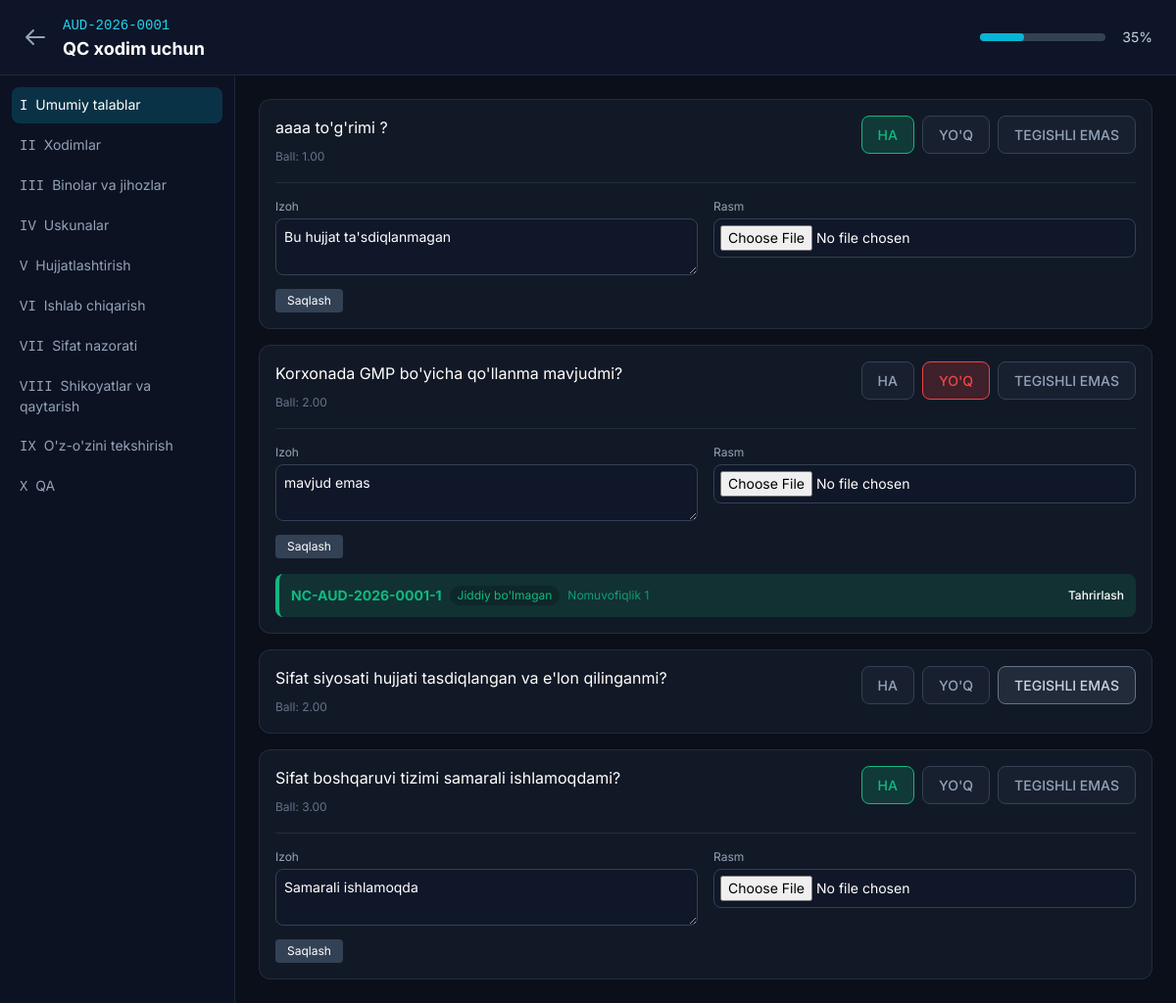
Screenshot of /auditor/conduct_audit.php?id=42 (signed in) with the database file from the repository.
### tables this page shows
CREATE TABLE `audits` (
  `id` int NOT NULL AUTO_INCREMENT,
  `audit_code` varchar(50) NOT NULL,
  `site_id` int NOT NULL,
  `title` varchar(200) NOT NULL,
  `start_date` date NOT NULL,
  `end_date` date DEFAULT NULL,
  `completed_at` timestamp NULL DEFAULT NULL,
  `status` enum('draft','in_progress','completed','cancelled') DEFAULT 'draft',
  `total_score` decimal(10,2) DEFAULT '0.00',
  `max_score` decimal(10,2) DEFAULT '0.00',
  `progress_percent` decimal(5,2) DEFAULT '0.00',
  `percentage_score` decimal(5,2) DEFAULT '0.00',
  `created_by` int NOT NULL,
  `created_at` timestamp NULL DEFAULT CURRENT_TIMESTAMP,
  `updated_at` timestamp NULL DEFAULT CURRENT_TIMESTAMP ON UPDATE CURRENT_TIMESTAMP,
  PRIMARY KEY (`id`),
  UNIQUE KEY `audit_code` (`audit_code`),
  KEY `site_id` (`site_id`),
  KEY `created_by` (`created_by`),
  CONSTRAINT `audits_ibfk_1` FOREIGN KEY (`site_id`) REFERENCES `sites` (`id`) ON DELETE CASCADE,
  CONSTRAINT `audits_ibfk_2` FOREIGN KEY (`created_by`) REFERENCES `users` (`id`)
);

CREATE TABLE `gmp_sections` (
  `id` int NOT NULL AUTO_INCREMENT,
  `section_number` varchar(10) NOT NULL,
  `section_name` varchar(200) NOT NULL,
  `description` text,
  `sort_order` int DEFAULT '0',
  PRIMARY KEY (`id`)
);

CREATE TABLE `audit_answers` (
  `id` int NOT NULL AUTO_INCREMENT,
  `audit_id` int NOT NULL,
  `question_id` int NOT NULL,
  `auditor_id` int NOT NULL,
  `answer` enum('ha','yoq','na') DEFAULT 'na',
  `score` decimal(5,2) DEFAULT '0.00',
  `comment` text,
  `image_path` varchar(255) DEFAULT NULL,
  `notes` text,
  `answered_at` timestamp NULL DEFAULT CURRENT_TIMESTAMP ON UPDATE CURRENT_TIMESTAMP,
  PRIMARY KEY (`id`),
  UNIQUE KEY `unique_answer` (`audit_id`,`question_id`),
  KEY `question_id` (`question_id`),
  KEY `auditor_id` (`auditor_id`),
  CONSTRAINT `audit_answers_ibfk_1` FOREIGN KEY (`audit_id`) REFERENCES `audits` (`id`) ON DELETE CASCADE,
  CONSTRAINT `audit_answers_ibfk_2` FOREIGN KEY (`question_id`) REFERENCES `checklist_questions` (`id`),
  CONSTRAINT `audit_answers_ibfk_3` FOREIGN KEY (`auditor_id`) REFERENCES `users` (`id`)
);

CREATE TABLE `checklist_questions` (
  `id` int NOT NULL AUTO_INCREMENT,
  `section_id` int NOT NULL,
  `question_text` text NOT NULL,
  `score` decimal(5,2) DEFAULT '1.00',
  `is_required` tinyint(1) DEFAULT '1',
  `sort_order` int DEFAULT '0',
  `is_active` tinyint(1) DEFAULT '1',
  `created_at` timestamp NULL DEFAULT CURRENT_TIMESTAMP,
  PRIMARY KEY (`id`),
  KEY `section_id` (`section_id`),
  CONSTRAINT `checklist_questions_ibfk_1` FOREIGN KEY (`section_id`) REFERENCES `gmp_sections` (`id`) ON DELETE CASCADE
);

CREATE TABLE `non_conformities` (
  `id` int NOT NULL AUTO_INCREMENT,
  `nc_code` varchar(50) NOT NULL,
  `audit_id` int NOT NULL,
  `question_id` int NOT NULL,
  `answer_id` int NOT NULL,
  `nc_number` int NOT NULL,
  `severity_id` int NOT NULL,
  `description` text NOT NULL,
  `status` enum('open','in_progress','in_review','closed') DEFAULT 'open',
  `created_by` int NOT NULL,
  `created_at` timestamp NULL DEFAULT CURRENT_TIMESTAMP,
  `due_date` date DEFAULT NULL,
  PRIMARY KEY (`id`),
  UNIQUE KEY `nc_code` (`nc_code`),
  KEY `audit_id` (`audit_id`),
  KEY `question_id` (`question_id`),
  KEY `answer_id` (`answer_id`),
  KEY `severity_id` (`severity_id`),
  KEY `created_by` (`created_by`),
  CONSTRAINT `non_conformities_ibfk_1` FOREIGN KEY (`audit_id`) REFERENCES `audits` (`id`) ON DELETE CASCADE,
  CONSTRAINT `non_conformities_ibfk_2` FOREIGN KEY (`question_id`) REFERENCES `checklist_questions` (`id`),
  CONSTRAINT `non_conformities_ibfk_3` FOREIGN KEY (`answer_id`) REFERENCES `audit_answers` (`id`),
  CONSTRAINT `non_conformities_ibfk_4` FOREIGN KEY (`severity_id`) REFERENCES `severity_types` (`id`),
  CONSTRAINT `non_conformities_ibfk_5` FOREIGN KEY (`created_by`) REFERENCES `users` (`id`)
);

### auditor/conduct_audit.php (the view, shortened to what this page needs)
<?php
require_once '../db.php';
 $user = getCurrentUser();
 $auditId = (int)($_GET['id'] ?? 0);
 $stmt = $pdo->prepare("SELECT a.*, s.name as site_name FROM audits a JOIN sites s ON a.site_id = s.id WHERE a.id = ?");
 $stmt->execute([$auditId]);
 $audit = $stmt->fetch();
 $severities = [
    1 => ['name' => 'Jiddiy bo\'lmagan', 'color' => 'text-emerald-400', 'bg' => 'bg-emerald-500/10', 'border' => 'border-emerald-500'],
    2 => ['name' => 'Jiddiy', 'color' => 'text-amber-400', 'bg' => 'bg-amber-500/10', 'border' => 'border-amber-500'],
    3 => ['name' => 'O\'ta jiddiy', 'color' => 'text-red-400', 'bg' => 'bg-red-500/10', 'border' => 'border-red-500']
];
if (in_array($user['role'], ['super_admin', 'bosh_auditor'])) {
    $sections = $pdo->query("SELECT * FROM gmp_sections ORDER BY sort_order")->fetchAll();
}
$selectedSection = (int)($_GET['section'] ?? ($sections[0]['id'] ?? 0));
 $stmt = $pdo->prepare("
    SELECT cq.*,
           COALESCE(aa.answer, 'na') as answer,
           aa.comment,
           aa.image_path,
           nc.id as nc_id,
           nc.nc_code,
           nc.nc_number,
           nc.severity_id,
           nc.description as nc_description
    FROM checklist_questions cq
    LEFT JOIN audit_answers aa ON aa.question_id = cq.id AND aa.audit_id = ?
    LEFT JOIN non_conformities nc ON nc.question_id = cq.id AND nc.audit_id = ?
    WHERE cq.section_id = ? AND cq.is_active = 1
    ORDER BY cq.sort_order
");
 $stmt->execute([$auditId, $auditId, $selectedSection]);
 $questions = $stmt->fetchAll();
 $totalQ = $pdo->query("SELECT COUNT(*) FROM checklist_questions WHERE is_active = 1")->fetchColumn();
 $answeredQ = $pdo->prepare("SELECT COUNT(*) FROM audit_answers WHERE audit_id = ? AND answer != 'na'");
 $answeredQ->execute([$auditId]);
 $progress = $totalQ > 0 ? round(($answeredQ->fetchColumn() / $totalQ) * 100, 1) : 0;
?>
<!DOCTYPE html>
<html lang="uz">
<head>
    <script src="https://cdn.tailwindcss.com"></script>
</head>
<body class="min-h-screen text-slate-100">
    <header class="sticky top-0 z-30 bg-slate-900/95 backdrop-blur-xl border-b border-slate-700/50 px-6 py-3">
        <div class="flex items-center justify-between">
            <div class="flex items-center gap-4">
                <a href="index.php" class="text-slate-400 hover:text-white">
                    <svg class="w-6 h-6" fill="none" stroke="currentColor" viewBox="0 0 24 24"><path stroke-linecap="round" stroke-linejoin="round" stroke-width="2" d="M10 19l-7-7m0 0l7-7m-7 7h18"/></svg>
                </a>
                <div>
                    <span class="font-mono text-cyan-400 text-sm"><?php echo $audit['audit_code']; ?></span>
                    <h1 class="text-lg font-bold text-white"><?php echo htmlspecialchars($audit['title']); ?></h1>
                </div>
            </div>
            <div class="flex items-center gap-4 text-sm">
                <div class="hidden md:flex items-center gap-2">
                    <div class="w-32 h-2 bg-slate-700 rounded-full"><div id="progressBar" class="h-full bg-cyan-500 rounded-full transition-all" style="width: <?php echo $progress; ?>%"></div></div>
                    <span id="progressText" class="text-slate-300 w-10 text-right"><?php echo $progress; ?>%</span>
                </div>
            </div>
        </div>
    </header>
    <div class="flex">
        <aside class="w-60 fixed h-[calc(100vh-57px)] overflow-y-auto border-r border-slate-700/50 bg-slate-900/50 hidden lg:block p-3">
            <nav class="space-y-1">
                <?php foreach ($sections as $section): ?>
                <a href="?id=<?php echo $auditId; ?>&section=<?php echo $section['id']; ?>"
                   class="block p-2 rounded-lg text-sm <?php echo $selectedSection == $section['id'] ? 'bg-cyan-500/20 text-white' : 'text-slate-400 hover:bg-slate-800'; ?>">
                    <span class="font-mono mr-1"><?php echo $section['section_number']; ?></span>
                    <?php echo htmlspecialchars($section['section_name']); ?>
                </a>
                <?php endforeach; ?>
            </nav>
        </aside>
        <main class="flex-1 lg:ml-60 p-4 lg:p-6">
            <div class="space-y-4">
                <?php foreach ($questions as $q):
                    $currentAnswer = $q['answer'];
                    $hasNC = ($q['nc_id']);
                ?>
                <div class="card p-4" id="q-<?php echo $q['id']; ?>">
                    <div class="flex flex-col md:flex-row md:items-start justify-between gap-3">
                        <div class="flex-1">
                            <p class="text-white text-sm md:text-base mb-1"><?php echo htmlspecialchars($q['question_text']); ?></p>
                            <span class="text-xs text-slate-500">Ball: <?php echo $q['score']; ?></span>
                        </div>
                        <div class="ans-group flex-shrink-0">
                            <button onclick="selectAnswer(<?php echo $q['id']; ?>, 'ha')" class="ans-btn <?php echo $currentAnswer === 'ha' ? 'active-ha' : ''; ?>">HA</button>
                            <button onclick="selectAnswer(<?php echo $q['id']; ?>, 'yoq')" class="ans-btn <?php echo $currentAnswer === 'yoq' ? 'active-yoq' : ''; ?>">YO'Q</button>
                            <button onclick="selectAnswer(<?php echo $q['id']; ?>, 'na')" class="ans-btn <?php echo $currentAnswer === 'na' ? 'active-na' : ''; ?>">TEGISHLI EMAS</button>
                        </div>
                    </div>
                    <div id="extra-<?php echo $q['id']; ?>" class="mt-4 border-t border-slate-700/50 pt-4 <?php echo ($currentAnswer !== 'na') ? '' : 'hidden'; ?>">
                        <div class="grid md:grid-cols-2 gap-4">
                            <div>
                                <label class="text-xs text-slate-400 block mb-1">Izoh</label>
                                <textarea id="comment-<?php echo $q['id']; ?>" class="input-field w-full p-2 rounded-lg text-sm" rows="2"><?php echo htmlspecialchars($q['comment'] ?? ''); ?></textarea>
                            </div>
                            <div>
                                <label class="text-xs text-slate-400 block mb-1">Rasm</label>
                                <input type="file" id="image-<?php echo $q['id']; ?>" class="input-field w-full p-1.5 rounded-lg text-sm text-white" accept="image/*">
                            </div>
                        </div>
                        <button onclick="saveExtra(<?php echo $q['id']; ?>)" class="mt-2 text-xs bg-slate-700 hover:bg-slate-600 px-3 py-1 rounded text-white">Saqlash</button>
                    </div>
                    <div id="nc-container-<?php echo $q['id']; ?>">
                        <?php if($hasNC):
                            $sev = $severities[$q['severity_id']] ?? $severities[1];
                            $badgeClass = $q['severity_id'] == 1 ? 'nc-badge-minor' : ($q['severity_id'] == 2 ? 'nc-badge-major' : 'nc-badge-critical');
                        ?>
                        <div class="mt-4 flex flex-col sm:flex-row items-start sm:items-center gap-2 p-3 rounded-lg <?php echo $badgeClass; ?>">
                            <div class="flex items-center gap-2 w-full sm:w-auto">
                                <strong class="text-sm"><?php echo $q['nc_code']; ?></strong>
                                <span class="text-xs px-2 py-0.5 rounded-full bg-black/20 whitespace-nowrap">
                                    <?php echo $sev['name']; ?>
                                </span>
                            </div>
                            <span class="text-xs opacity-80 truncate flex-1 w-full"><?php echo htmlspecialchars($q['nc_description'] ?: 'Tavsif yo\'q'); ?></span>
                            <button onclick="openNCModal(<?php echo $q['id']; ?>, <?php echo $q['nc_id']; ?>, '<?php echo htmlspecialchars($q['nc_description'], ENT_QUOTES); ?>', <?php echo $q['severity_id']; ?>)" class="text-xs text-white hover:underline font-medium whitespace-nowrap mt-2 sm:mt-0">Tahrirlash</button>
                        </div>
                        <?php endif; ?>
                    </div>
                </div>
                <?php endforeach; ?>
            </div>
        </main>
    </div>
</body>
</html>

### auditor/conduct_audit.php (style rules this page uses)
body { background: #0a0f1a; font-family: 'Inter', sans-serif; }
.ans-group { display: flex; gap: 0.5rem; }
.ans-btn { padding: 0.5rem 1rem; border-radius: 0.5rem; font-size: 0.875rem; font-weight: 500; border: 1px solid #334155; background: rgba(30, 41, 59, 0.5); color: #94a3b8; cursor: pointer; transition: all 0.2s; }
.ans-btn.active-ha { background: rgba(16, 185, 129, 0.2); border-color: #10b981; color: #10b981; }
.ans-btn.active-yoq { background: rgba(239, 68, 68, 0.2); border-color: #ef4444; color: #ef4444; }
.ans-btn.active-na { background: rgba(100, 116, 139, 0.2); border-color: #64748b; color: #cbd5e1; }
.card { background: rgba(30, 41, 59, 0.4); border: 1px solid rgba(51, 65, 85, 0.5); border-radius: 0.75rem; }
.input-field { background: rgba(15, 23, 42, 0.8); border: 1px solid #334155; color: white; }
.nc-badge-minor { background: rgba(16, 185, 129, 0.15); color: #10b981; border-left: 4px solid #10b981; }

### rows the page displays
audits: audit_code "AUD-2026-0001", title "QC xodim uchun"
gmp_sections: section_number "I", section_name "Umumiy talablar"
gmp_sections: section_number "II", section_name "Xodimlar"
gmp_sections: section_number "III", section_name "Binolar va jihozlar"
gmp_sections: section_number "IV", section_name "Uskunalar"
gmp_sections: section_number "V", section_name "Hujjatlashtirish"
gmp_sections: section_number "VI", section_name "Ishlab chiqarish"
gmp_sections: section_number "VII", section_name "Sifat nazorati"
gmp_sections: section_number "VIII", section_name "Shikoyatlar va qaytarish"
gmp_sections: section_number "IX", section_name "O'z-o'zini tekshirish"
gmp_sections: section_number "X", section_name "QA"
audit_answers: question.question_text "aaaa to'g'rimi ?", question.score "1.00", question+comment "Bu hujjat ta'sdiqlanmagan"
non_conformities: question.question_text "Korxonada GMP bo'yicha qo'llanma mavjudmi?", question.score "2.00", question+answer "mavjud emas", nc_code "NC-AUD-2026-0001-1", severity "Jiddiy bo'lmagan", description "Nomuvofiqlik 1"
audit_answers: question.question_text "Sifat siyosati hujjati tasdiqlangan va e'lon qilinganmi?", question.score "2.00"
audit_answers: question.question_text "Sifat boshqaruvi tizimi samarali ishlamoqdami?", question.score "3.00", question+comment "Samarali ishlamoqda"

### other values shown
$progress "35"
